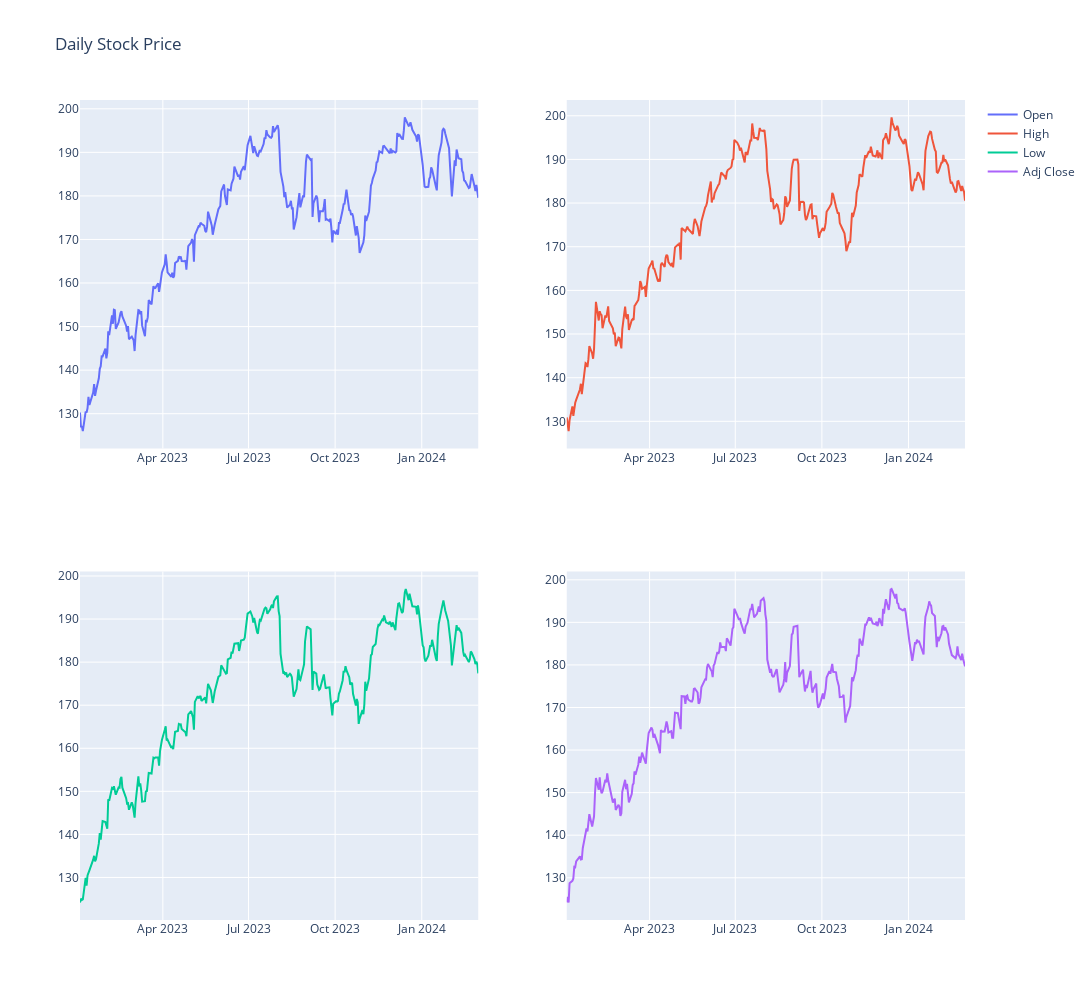
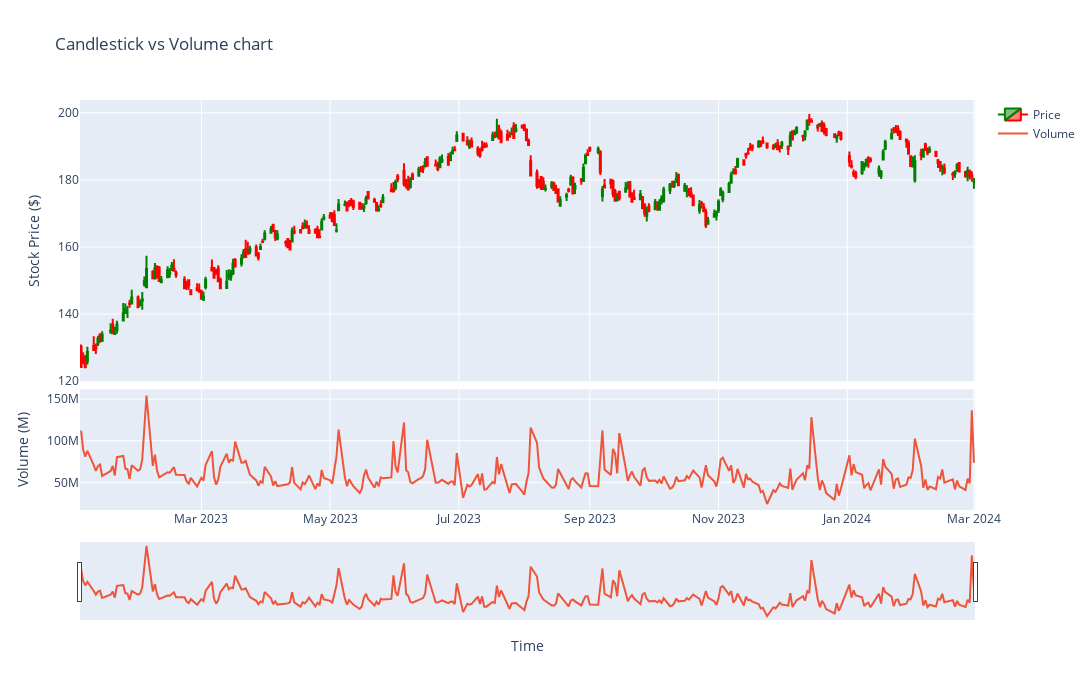
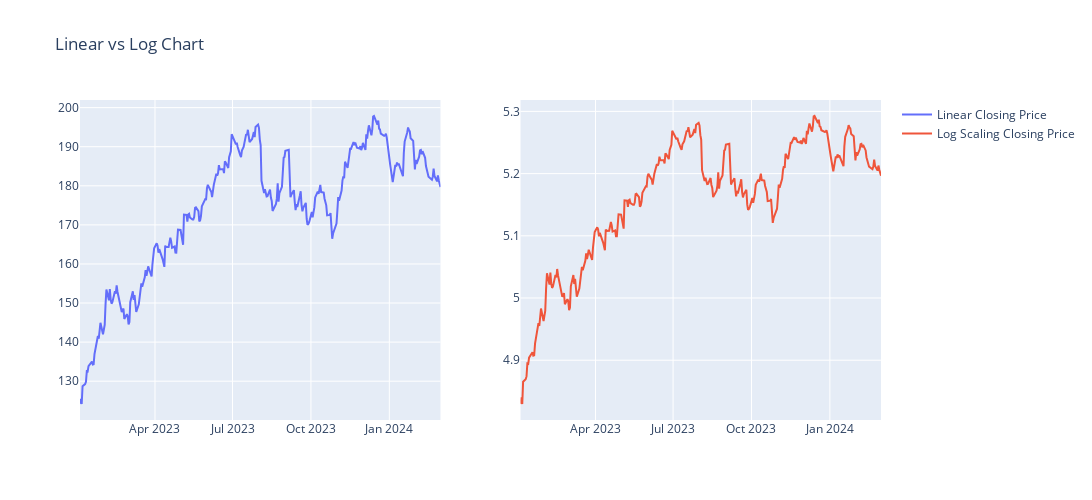

The notebook cell these images were saved under, in order:
### Code cell
stock_price_viz(test_data, '2023-01-01', '2024-03-01')

### Figure 1 — Plotly figure (JSON) as saved in the notebook; plotly's stock layout.template omitted (floating-point values rounded to 4 significant figures; data arrays with more than 128 entries replaced by an {"elided": "..."} marker saying what was removed)
{"data": [{"hovertemplate": "Date: %{x|%Y-%m-%d}, %{y}", "mode": "lines", "name": "Open", "type": "scatter", "x": {"elided": "292 str values"}, "xaxis": "x", "y": {"elided": "292 float values"}, "yaxis": "y"}, {"hovertemplate": "Date: %{x|%Y-%m-%d}, %{y}", "mode": "lines", "name": "High", "type": "scatter", "x": {"elided": "292 str values"}, "xaxis": "x2", "y": {"elided": "292 float values"}, "yaxis": "y2"}, {"hovertemplate": "Date: %{x|%Y-%m-%d}, %{y}", "mode": "lines", "name": "Low", "type": "scatter", "x": {"elided": "292 str values"}, "xaxis": "x3", "y": {"elided": "292 float values"}, "yaxis": "y3"}, {"hovertemplate": "Date: %{x|%Y-%m-%d}, %{y}", "mode": "lines", "name": "Adj Close", "type": "scatter", "x": {"elided": "292 str values"}, "xaxis": "x4", "y": {"elided": "292 float values"}, "yaxis": "y4"}], "layout": {"autosize": false, "height": 1000, "title": {"text": "Daily Stock Price"}, "width": 1100, "xaxis": {"anchor": "y", "autorange": true, "domain": [0, 0.45], "range": ["2023-01-03", "2024-03-01"], "type": "date"}, "xaxis2": {"anchor": "y2", "autorange": true, "domain": [0.55, 1], "range": ["2023-01-03", "2024-03-01"], "type": "date"}, "xaxis3": {"anchor": "y3", "autorange": true, "domain": [0, 0.45], "range": ["2023-01-03", "2024-03-01"], "type": "date"}, "xaxis4": {"anchor": "y4", "autorange": true, "domain": [0.55, 1], "range": ["2023-01-03", "2024-03-01"], "type": "date"}, "yaxis": {"anchor": "x", "autorange": true, "domain": [0.575, 1], "range": [122.0, 202.0], "type": "linear"}, "yaxis2": {"anchor": "x2", "autorange": true, "domain": [0.575, 1], "range": [123.8, 203.6], "type": "linear"}, "yaxis3": {"anchor": "x3", "autorange": true, "domain": [0, 0.425], "range": [120.1, 201.0], "type": "linear"}, "yaxis4": {"anchor": "x4", "autorange": true, "domain": [0, 0.425], "range": [120.1, 202.0], "type": "linear"}}}

### Figure 2 — Plotly figure (JSON) as saved in the notebook; plotly's stock layout.template omitted (floating-point values rounded to 4 significant figures; data arrays with more than 128 entries replaced by an {"elided": "..."} marker saying what was removed)
{"data": [{"close": {"elided": "292 float values"}, "decreasing": {"line": {"color": "red"}}, "high": {"elided": "292 float values"}, "increasing": {"line": {"color": "green"}}, "low": {"elided": "292 float values"}, "name": "Price", "open": {"elided": "292 float values"}, "type": "candlestick", "x": {"elided": "292 str values"}, "xaxis": "x", "yaxis": "y"}, {"mode": "lines", "name": "Volume", "type": "scatter", "x": {"elided": "292 str values"}, "xaxis": "x2", "y": {"elided": "292 int values"}, "yaxis": "y2"}], "layout": {"autosize": false, "height": 700, "title": {"text": "Candlestick vs Volume chart"}, "width": 1100, "xaxis": {"anchor": "y", "autorange": true, "domain": [0, 1], "matches": "x2", "range": ["2023-01-02 12:00", "2024-03-01 12:00"], "rangeslider": {"visible": false, "yaxis": {}}, "showticklabels": false, "type": "date"}, "xaxis2": {"anchor": "y2", "autorange": true, "domain": [0, 1], "range": ["2023-01-02 12:00", "2024-03-01 12:00"], "rangeslider": {"autorange": true, "range": ["2023-01-02 12:00", "2024-03-01 12:00"], "visible": true, "yaxis2": {"_template": null, "rangemode": "match"}}, "title": {"text": "Time"}, "type": "date"}, "yaxis": {"anchor": "x", "autorange": true, "domain": [0.314, 1], "range": [120.0, 203.8], "title": {"text": "Stock Price ($)"}}, "yaxis2": {"anchor": "x2", "autorange": true, "domain": [0, 0.294], "range": [16810000.0, 161600000.0], "title": {"text": "Volume (M)"}, "type": "linear"}}}

### Figure 3 — Plotly figure (JSON) as saved in the notebook; plotly's stock layout.template omitted (floating-point values rounded to 4 significant figures; data arrays with more than 128 entries replaced by an {"elided": "..."} marker saying what was removed)
{"data": [{"hovertemplate": "Date: %{x|%Y-%m-%d}, %{y}", "mode": "lines", "name": "Linear Closing Price", "type": "scatter", "x": {"elided": "292 str values"}, "xaxis": "x", "y": {"elided": "292 float values"}, "yaxis": "y"}, {"hovertemplate": "Date: %{x|%Y-%m-%d}, %{y}", "mode": "lines", "name": "Log Scaling Closing Price", "type": "scatter", "x": {"elided": "292 str values"}, "xaxis": "x2", "y": {"elided": "292 float values"}, "yaxis": "y2"}], "layout": {"autosize": false, "height": 500, "title": {"text": "Linear vs Log Chart"}, "width": 1100, "xaxis": {"anchor": "y", "autorange": true, "domain": [0, 0.45], "range": ["2023-01-03", "2024-03-01"], "type": "date"}, "xaxis2": {"anchor": "y2", "autorange": true, "domain": [0.55, 1], "range": ["2023-01-03", "2024-03-01"], "type": "date"}, "yaxis": {"anchor": "x", "autorange": true, "domain": [0, 1], "range": [120.1, 202.0], "type": "linear"}, "yaxis2": {"anchor": "x2", "autorange": true, "domain": [0, 1], "range": [4.804, 5.318], "type": "linear"}}}
